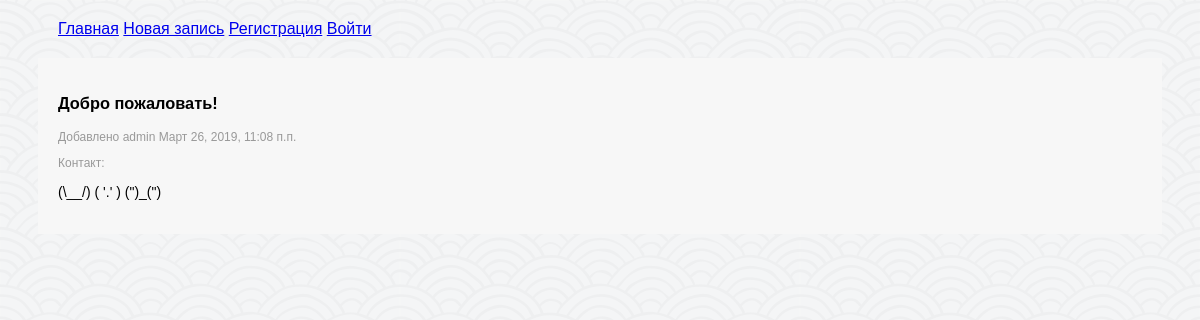
/1/, run on the app's committed database.
### core/models.py (models this page shows, shortened)
class data(models.Model):
    author = models.ForeignKey(User, on_delete=models.CASCADE)
    ad_title = models.CharField(max_length=25)
    ad_text = models.CharField(max_length=255)
    pub_date = models.DateTimeField()

### core/views.py (the view)
# urls.py: path('<int:item_id>/', views.detail),
def detail(request, item_id):
    i = data.objects.filter(id=item_id)
    return render(request, 'core/detail.html', context={"item": i[0]})

### core/templates/core/detail.html (shortened to what this page needs)
{% extends "base.html" %}
{% block content %}
        <div class="container">
        <h3><p> {{ item.ad_title }} </p></h3>
        <p class="author">Добавлено {{ item.author }} {{ item.pub_date }} </p>
        <p class="author">Контакт: {{ item.author.email }}</p>
        <p> {{ item.ad_text }} </p>
        </div>
{% endblock %}

### core/static/core/css/styles.css (style rules this page uses)
* { font-family: Arial, Helvetica, Sans-serif; }
.container { margin-bottom: 10px; font-size: 14px; }
.author { font-size: 12px; color: #999999 }
#bg { background-repeat: round; background-position: top; background-attachment: fixed; }
h3 { margin-top : 10px; margin-bottom: 10px; }

### data on the page
data: ad_title "Добро пожаловать!", author "admin", pub_date "Март 26, 2019, 11:08 п.п.", ad_text "(\\__/) ( '.' ) (\")_(\")"
